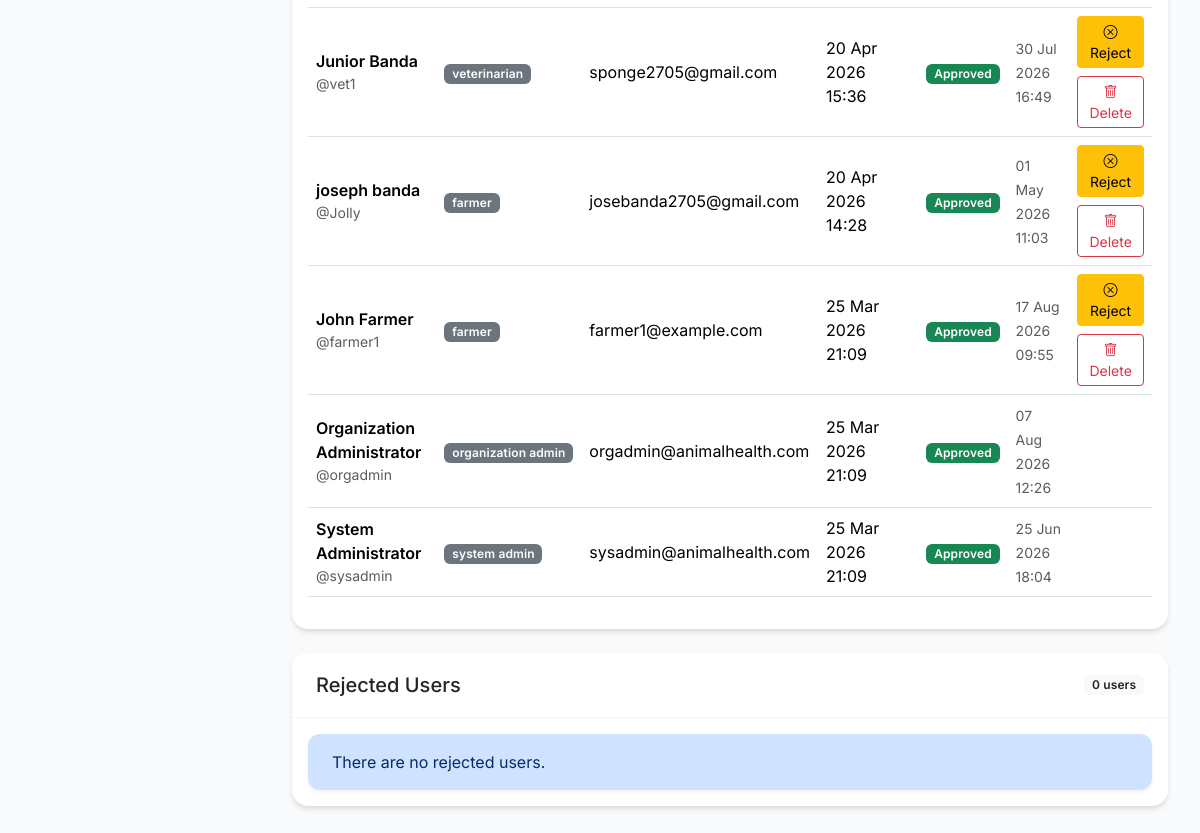
/organization/user_management (signed in, lower part), run on an earlier commit of the app's database.
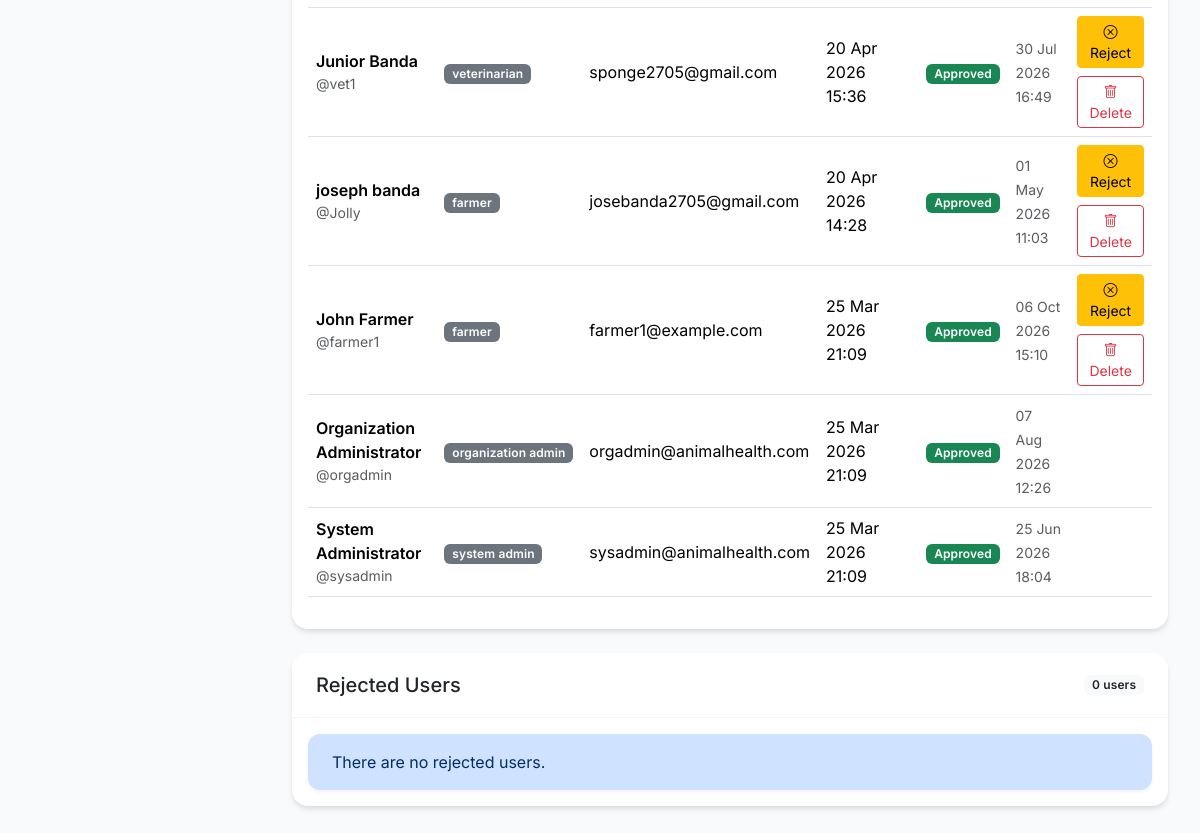
And on a later commit of the database.
### models.py (models this page shows, shortened)
class User(UserMixin, db.Model):
    __tablename__ = 'user'
    id = db.Column(db.Integer, primary_key=True)
    username = db.Column(db.String(80), unique=True, nullable=False)
    email = db.Column(db.String(120), unique=True, nullable=False)
    password_hash = db.Column(db.String(256), nullable=False)
    full_name = db.Column(db.String(100))
    phone = db.Column(db.String(20))
    role = db.Column(db.String(20), nullable=False)  # farmer, veterinarian, organization_admin, system_admin
    location = db.Column(db.String(200))
    specific_location = db.Column(db.String(200))
    farm_name = db.Column(db.String(100))
    animal_types = db.Column(db.String(200))  # Will be 'cattle', 'goat', or 'cattle,goat'
    production_focus = db.Column(db.String(50))  # dairy, meat, dual, breeding
    registration_date = db.Column(db.DateTime, default=get_malawi_time)
    last_login = db.Column(db.DateTime)
    is_active = db.Column(db.Boolean, default=True)
    status = db.Column(db.String(20), nullable=False, default='pending')  # pending, approved, rejected
    approved_at = db.Column(db.DateTime)
    rejected_at = db.Column(db.DateTime)
    reset_token = db.Column(db.String(128))
    reset_token_expires_at = db.Column(db.DateTime)
    preferred_language = db.Column(db.String(10), nullable=False, default='en')  # en, chi, tum
    symptoms = db.relationship('SymptomReport', backref='farmer', foreign_keys='SymptomReport.farmer_id')
    predictions = db.relationship('Prediction', backref='user', foreign_keys='Prediction.user_id')
    treatments = db.relationship('Treatment', backref='veterinarian', foreign_keys='Treatment.vet_id')
    assigned_farmers = db.relationship('User',
        secondary=farmer_veterinarian,
        primaryjoin=(farmer_veterinarian.c.veterinarian_id == id),
        secondaryjoin=(farmer_veterinarian.c.farmer_id == id),
        backref=db.backref('assigned_veterinarians', lazy='dynamic'),
        lazy='dynamic'
    )
    def is_farmer(self):
        return self.role == 'farmer'
    def is_veterinarian(self):
        return self.role == 'veterinarian'
    def is_organization_admin(self):
        return self.role == 'organization_admin'

### app.py (the view)
@app.route('/organization/user_management')
@login_required
@role_required('organization_admin')
def org_admin_users():
    users = User.query.order_by(User.registration_date.desc()).all()
    total_users = len(users)
    active_users = sum(1 for user in users if user.is_active)
    admin_users = sum(1 for user in users if user.role in ['organization_admin', 'system_admin'])
    users_by_status = {
        'pending': [user for user in users if user.status == 'pending'],
        'approved': [user for user in users if user.status == 'approved'],
        'rejected': [user for user in users if user.status == 'rejected']
    }
    return render_template('organization_admin/user_management.html',
                         users=users,
                         users_by_status=users_by_status,
                         total_users=total_users,
                         active_users=active_users,
                         admin_users=admin_users)

### api_bridge.py (called while the page is built, shortened)
def render_template(template_name, **context):
    if not g.get('api_bridge'):
        return _flask_render_template(template_name, **context)

### app.py (called while the page is built)
def _get_locale():
    lang = None
    if current_user.is_authenticated:
        lang = getattr(current_user, 'preferred_language', None) or None
    if not lang:
        lang = session.get('language')
    if not lang:
        lang = app.config.get('BABEL_DEFAULT_LOCALE', 'en')
    if lang not in app.config.get('LANGUAGES', ['en']):
        lang = app.config.get('BABEL_DEFAULT_LOCALE', 'en')
    return lang

@app.context_processor
def inject_i18n():
    return {
        'current_language': _get_locale(),
        'available_languages': [
            {'code': code, 'name': name}
            for code, name in [
                ('en', 'English'),
                ('chi', 'Chichewa'),
                ('tum', 'Tumbuka'),
            ] if code in app.config.get('LANGUAGES', ['en'])
        ],
    }

@login_manager.user_loader
def load_user(user_id):
    return User.query.get(int(user_id))

### templates/organization_admin/user_management.html (shortened to what this page needs)
{% extends "base.html" %}
{% block sidebar %}
{% set active_page = 'users' %}
{% endblock %}
{% macro user_status_badge(status) -%}
    {% if status == 'approved' %}
        <span class="badge bg-success">Approved</span>
    {% elif status == 'rejected' %}
        <span class="badge bg-danger">Rejected</span>
    {% else %}
        <span class="badge bg-warning text-dark">Pending</span>
    {% endif %}
{%- endmacro %}
{% macro user_table(title, users, empty_message) -%}
<div class="card mb-4">
    <div class="card-header d-flex justify-content-between align-items-center">
        <h5 class="mb-0">{{ title }}</h5>
        <span class="badge bg-light text-dark">{{ users|length }} users</span>
    </div>
    <div class="card-body">
        {% if users %}
            <div class="table-responsive">
                <table class="table table-hover align-middle">
                    <tbody>
                        {% for user in users %}
                            <tr>
                                <td>
                                    <div class="fw-semibold">{{ user.full_name or user.username }}</div>
                                    <div class="small text-muted">@{{ user.username }}</div>
                                </td>
                                <td><span class="badge bg-secondary">{{ user.role.replace('_', ' ') }}</span></td>
                                <td>{{ user.email }}</td>
                                <td>{{ user.registration_date.strftime('%d %b %Y %H:%M') if user.registration_date else 'N/A' }}</td>
                                <td>{{ user_status_badge(user.status) }}</td>
                                <td>
                                    {% if user.last_login %}
                                        <small class="text-muted">{{ user.last_login.strftime('%d %b %Y %H:%M') }}</small>
                                    {% else %}
                                        <small class="text-muted">Never</small>
                                    {% endif %}
                                </td>
                                <td class="text-end">
                                    <div class="d-flex flex-wrap justify-content-end gap-2">
                                        {% if user.status != 'rejected' and user.role not in ['organization_admin', 'system_admin'] %}
                                            <form method="POST" action="{{ url_for('reject_user', user_id=user.id) }}">
                                                <button type="submit" class="btn btn-sm btn-warning">
                                                    <i class="bi bi-x-circle"></i> Reject
                                                </button>
                                            </form>
                                        {% endif %}
                                        {% if user.id != current_user.id and user.role != 'system_admin' %}
                                            <form method="POST" action="{{ url_for('delete_user', user_id=user.id) }}" onsubmit="return confirm('Delete {{ user.username }} permanently?');">
                                                <button type="submit" class="btn btn-sm btn-outline-danger">
                                                    <i class="bi bi-trash"></i> Delete
                                                </button>
                                            </form>
                                        {% endif %}
                                    </div>
                                </td>
                            </tr>
                        {% endfor %}
                    </tbody>
                </table>
            </div>
        {% else %}
            <div class="alert alert-primary mb-0">{{ empty_message }}</div>
        {% endif %}
    </div>
</div>
{%- endmacro %}
{% block content %}
{{ user_table('Approved Users', users_by_status.approved, 'There are no approved users yet.') }}
{{ user_table('Rejected Users', users_by_status.rejected, 'There are no rejected users.') }}
{% endblock %}

What changed in the data, as far as the page shows it:
changed User "John Farmer": last_login "17 Aug 2026 09:55" → "06 Oct 2026 15:10"
